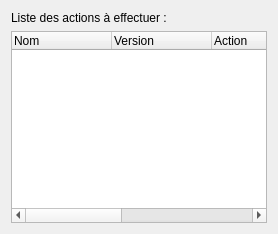
<?xml version="1.0" encoding="UTF-8"?>
<ui version="4.0">
 <class>actionPage</class>
 <widget class="QWizardPage" name="actionPage">
  <property name="title">
   <string>Validation de la liste des paquets</string>
  </property>
  <property name="subTitle">
   <string>Avant de commencer la sélection des dépendances et l'installation des paquets, veuillez commencer par vérifier que la liste des modifications à apporter vous convient.</string>
  </property>
  <layout class="QVBoxLayout" name="verticalLayout">
   <item>
    <widget class="QLabel" name="lblActions">
     <property name="text">
      <string>Liste des actions à effectuer :</string>
     </property>
    </widget>
   </item>
   <item>
    <widget class="QTreeWidget" name="treeActions">
     <property name="rootIsDecorated">
      <bool>false</bool>
     </property>
     <column>
      <property name="text">
       <string>Nom</string>
      </property>
     </column>
     <column>
      <property name="text">
       <string>Version</string>
      </property>
     </column>
     <column>
      <property name="text">
       <string>Action</string>
      </property>
     </column>
     <column>
      <property name="text">
       <string>Téléchargement</string>
      </property>
     </column>
     <column>
      <property name="text">
       <string>Installation</string>
      </property>
     </column>
     <column>
      <property name="text">
       <string>Description</string>
      </property>
     </column>
    </widget>
   </item>
  </layout>
 </widget>
 <resources/>
 <connections/>
</ui>
